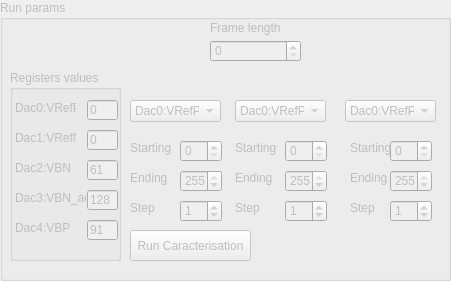
     <widget class="QGroupBox" name="GBCarDisRunParams">
      <property name="enabled">
       <bool>false</bool>
      </property>
      <property name="geometry">
       <rect>
        <x>570</x>
        <y>320</y>
        <width>451</width>
        <height>281</height>
       </rect>
      </property>
      <property name="title">
       <string>Run params</string>
      </property>
      <widget class="QPushButton" name="BtCarDisRunCarac">
       <property name="geometry">
        <rect>
         <x>130</x>
         <y>230</y>
         <width>121</width>
         <height>31</height>
        </rect>
       </property>
       <property name="text">
        <string>Run Caracterisation</string>
       </property>
      </widget>
      <widget class="QSpinBox" name="SBCarDisEndingValue">
       <property name="geometry">
        <rect>
         <x>180</x>
         <y>170</y>
         <width>42</width>
         <height>22</height>
        </rect>
       </property>
       <property name="maximum">
        <number>255</number>
       </property>
       <property name="value">
        <number>255</number>
       </property>
      </widget>
      <widget class="QLabel" name="LblCarDacStepValue_2">
       <property name="geometry">
        <rect>
         <x>130</x>
         <y>200</y>
         <width>45</width>
         <height>16</height>
        </rect>
       </property>
       <property name="text">
        <string>Step</string>
       </property>
      </widget>
      <widget class="QSpinBox" name="SBCarDisStepValue">
       <property name="geometry">
        <rect>
         <x>180</x>
         <y>200</y>
         <width>42</width>
         <height>22</height>
        </rect>
       </property>
       <property name="maximum">
        <number>255</number>
       </property>
       <property name="value">
        <number>1</number>
       </property>
      </widget>
      <widget class="QComboBox" name="CoBCarDisDacSel">
       <property name="geometry">
        <rect>
         <x>130</x>
         <y>100</y>
         <width>91</width>
         <height>22</height>
        </rect>
       </property>
       <item>
        <property name="text">
         <string>Dac0:VRefP</string>
        </property>
       </item>
       <item>
        <property name="text">
         <string>Dac1:VRefN</string>
        </property>
       </item>
       <item>
        <property name="text">
         <string>Dac2:VBN</string>
        </property>
       </item>
       <item>
        <property name="text">
         <string>Dac3:VBN-Adj</string>
        </property>
       </item>
       <item>
        <property name="text">
         <string>Dac4:VBP</string>
        </property>
       </item>
      </widget>
      <widget class="QGroupBox" name="GBCarDisRegsValues">
       <property name="geometry">
        <rect>
         <x>10</x>
         <y>70</y>
         <width>111</width>
         <height>191</height>
        </rect>
       </property>
       <property name="title">
        <string>Registers values</string>
       </property>
       <widget class="QLineEdit" name="LECarDisStValDac0">
        <property name="geometry">
         <rect>
          <x>77</x>
          <y>30</y>
          <width>31</width>
          <height>20</height>
         </rect>
        </property>
        <property name="text">
         <string>0</string>
        </property>
       </widget>
       <widget class="QLabel" name="lblCarDiscStValDac0">
        <property name="geometry">
         <rect>
          <x>5</x>
          <y>30</y>
          <width>61</width>
          <height>16</height>
         </rect>
        </property>
        <property name="text">
         <string>Dac0:VRefP</string>
        </property>
       </widget>
       <widget class="QLineEdit" name="LECarDisStValDac1">
        <property name="geometry">
         <rect>
          <x>77</x>
          <y>60</y>
          <width>31</width>
          <height>20</height>
         </rect>
        </property>
        <property name="text">
         <string>0</string>
        </property>
       </widget>
       <widget class="QLabel" name="lblCarDiscStValDac1">
        <property name="geometry">
         <rect>
          <x>5</x>
          <y>60</y>
          <width>61</width>
          <height>16</height>
         </rect>
        </property>
        <property name="text">
         <string>Dac1:VRefN</string>
        </property>
       </widget>
       <widget class="QLineEdit" name="LECarDisStValDac2">
        <property name="geometry">
         <rect>
          <x>77</x>
          <y>90</y>
          <width>31</width>
          <height>20</height>
         </rect>
        </property>
        <property name="text">
         <string>61</string>
        </property>
       </widget>
       <widget class="QLabel" name="lblCarDiscStValDac2">
        <property name="geometry">
         <rect>
          <x>5</x>
          <y>90</y>
          <width>61</width>
          <height>16</height>
         </rect>
        </property>
        <property name="text">
         <string>Dac2:VBN</string>
        </property>
       </widget>
       <widget class="QLineEdit" name="LECarDisStValDac3">
        <property name="geometry">
         <rect>
          <x>77</x>
          <y>120</y>
          <width>31</width>
          <height>20</height>
         </rect>
        </property>
        <property name="text">
         <string>128</string>
        </property>
       </widget>
       <widget class="QLabel" name="lblCarDiscStValDac3">
        <property name="geometry">
         <rect>
          <x>5</x>
          <y>120</y>
          <width>71</width>
          <height>16</height>
         </rect>
        </property>
        <property name="text">
         <string>Dac3:VBN_adj</string>
        </property>
       </widget>
       <widget class="QLineEdit" name="LECarDisStValDac4">
        <property name="geometry">
         <rect>
          <x>77</x>
          <y>150</y>
          <width>31</width>
          <height>20</height>
         </rect>
        </property>
        <property name="text">
         <string>91</string>
        </property>
       </widget>
       <widget class="QLabel" name="lblCarDiscStValDac4">
        <property name="geometry">
         <rect>
          <x>5</x>
          <y>150</y>
          <width>61</width>
          <height>16</height>
         </rect>
        </property>
        <property name="text">
         <string>Dac4:VBP</string>
        </property>
       </widget>
      </widget>
      <widget class="QSpinBox" name="SBCarDisStartingValue">
       <property name="geometry">
        <rect>
         <x>180</x>
         <y>140</y>
         <width>42</width>
         <height>22</height>
        </rect>
       </property>
       <property name="maximum">
        <number>255</number>
       </property>
      </widget>
      <widget class="QLabel" name="LblCarDacStartingValue_2">
       <property name="geometry">
        <rect>
         <x>130</x>
         <y>140</y>
         <width>45</width>
         <height>16</height>
        </rect>
       </property>
       <property name="text">
        <string>Starting</string>
       </property>
      </widget>
      <widget class="QLabel" name="LblCarDacEndingValue_2">
       <property name="geometry">
        <rect>
         <x>130</x>
         <y>170</y>
         <width>45</width>
         <height>16</height>
        </rect>
       </property>
       <property name="text">
        <string>Ending</string>
       </property>
      </widget>
      <widget class="QSpinBox" name="SBCarDisRPFrameLength">
       <property name="geometry">
        <rect>
         <x>210</x>
         <y>40</y>
         <width>91</width>
         <height>22</height>
        </rect>
       </property>
       <property name="maximum">
        <number>16500</number>
       </property>
      </widget>
      <widget class="QLabel" name="LblCarDisRPFrameLength">
       <property name="geometry">
        <rect>
         <x>210</x>
         <y>20</y>
         <width>91</width>
         <height>16</height>
        </rect>
       </property>
       <property name="text">
        <string>Frame length</string>
       </property>
      </widget>
      <widget class="QComboBox" name="CoBCarDisDacSel1">
       <property name="geometry">
        <rect>
         <x>235</x>
         <y>100</y>
         <width>91</width>
         <height>22</height>
        </rect>
       </property>
       <item>
        <property name="text">
         <string>Dac0:VRefP</string>
        </property>
       </item>
       <item>
        <property name="text">
         <string>Dac1:VRefN</string>
        </property>
       </item>
       <item>
        <property name="text">
         <string>Dac2:VBN</string>
        </property>
       </item>
       <item>
        <property name="text">
         <string>Dac3:VBN-Adj</string>
        </property>
       </item>
       <item>
        <property name="text">
         <string>Dac4:VBP</string>
        </property>
       </item>
      </widget>
      <widget class="QSpinBox" name="SBCarDisEndingValue1">
       <property name="geometry">
        <rect>
         <x>285</x>
         <y>170</y>
         <width>42</width>
         <height>22</height>
        </rect>
       </property>
       <property name="maximum">
        <number>255</number>
       </property>
       <property name="value">
        <number>255</number>
       </property>
      </widget>
      <widget class="QLabel" name="LblCarDacStartingValue_5">
       <property name="geometry">
        <rect>
         <x>235</x>
         <y>140</y>
         <width>45</width>
         <height>16</height>
        </rect>
       </property>
       <property name="text">
        <string>Starting</string>
       </property>
      </widget>
      <widget class="QLabel" name="LblCarDacStepValue_5">
       <property name="geometry">
        <rect>
         <x>235</x>
         <y>200</y>
         <width>45</width>
         <height>16</height>
        </rect>
       </property>
       <property name="text">
        <string>Step</string>
       </property>
      </widget>
      <widget class="QLabel" name="LblCarDacEndingValue_5">
       <property name="geometry">
        <rect>
         <x>235</x>
         <y>170</y>
         <width>45</width>
         <height>16</height>
        </rect>
       </property>
       <property name="text">
        <string>Ending</string>
       </property>
      </widget>
      <widget class="QSpinBox" name="SBCarDisStepValue1">
       <property name="geometry">
        <rect>
         <x>285</x>
         <y>200</y>
         <width>42</width>
         <height>22</height>
        </rect>
       </property>
       <property name="maximum">
        <number>255</number>
       </property>
       <property name="value">
        <number>1</number>
       </property>
      </widget>
      <widget class="QSpinBox" name="SBCarDisStartingValue1">
       <property name="geometry">
        <rect>
         <x>285</x>
         <y>140</y>
         <width>42</width>
         <height>22</height>
        </rect>
       </property>
       <property name="maximum">
        <number>255</number>
       </property>
      </widget>
      <widget class="QLabel" name="LblCarDacEndingValue_6">
       <property name="geometry">
        <rect>
         <x>350</x>
         <y>170</y>
         <width>45</width>
         <height>16</height>
        </rect>
       </property>
       <property name="text">
        <string>Ending</string>
       </property>
      </widget>
      <widget class="QSpinBox" name="SBCarDisStartingValue1_2">
       <property name="geometry">
        <rect>
         <x>390</x>
         <y>140</y>
         <width>42</width>
         <height>22</height>
        </rect>
       </property>
       <property name="maximum">
        <number>255</number>
       </property>
      </widget>
      <widget class="QLabel" name="LblCarDacStepValue_6">
       <property name="geometry">
        <rect>
         <x>350</x>
         <y>200</y>
         <width>45</width>
         <height>16</height>
        </rect>
       </property>
       <property name="text">
        <string>Step</string>
       </property>
      </widget>
      <widget class="QLabel" name="LblCarDacStartingValue_6">
       <property name="geometry">
        <rect>
         <x>350</x>
         <y>140</y>
         <width>45</width>
         <height>16</height>
        </rect>
       </property>
       <property name="text">
        <string>Starting</string>
       </property>
      </widget>
      <widget class="QSpinBox" name="SBCarDisEndingValue1_2">
       <property name="geometry">
        <rect>
         <x>390</x>
         <y>170</y>
         <width>42</width>
         <height>22</height>
        </rect>
       </property>
       <property name="maximum">
        <number>255</number>
       </property>
       <property name="value">
        <number>255</number>
       </property>
      </widget>
      <widget class="QComboBox" name="CoBCarDisDacSel1_2">
       <property name="geometry">
        <rect>
         <x>345</x>
         <y>100</y>
         <width>91</width>
         <height>22</height>
        </rect>
       </property>
       <item>
        <property name="text">
         <string>Dac0:VRefP</string>
        </property>
       </item>
       <item>
        <property name="text">
         <string>Dac1:VRefN</string>
        </property>
       </item>
       <item>
        <property name="text">
         <string>Dac2:VBN</string>
        </property>
       </item>
       <item>
        <property name="text">
         <string>Dac3:VBN-Adj</string>
        </property>
       </item>
       <item>
        <property name="text">
         <string>Dac4:VBP</string>
        </property>
       </item>
      </widget>
      <widget class="QSpinBox" name="SBCarDisStepValue1_2">
       <property name="geometry">
        <rect>
         <x>390</x>
         <y>200</y>
         <width>42</width>
         <height>22</height>
        </rect>
       </property>
       <property name="maximum">
        <number>255</number>
       </property>
       <property name="value">
        <number>1</number>
       </property>
      </widget>
     </widget>
